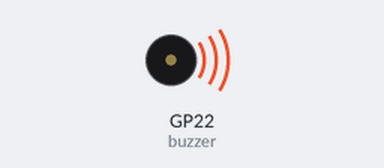
Recording of a program running on a simulated Raspberry Pi Pico running MicroPython. Shown: buzzer (waves = sounding). At 5.2 s the program stops and its outputs stay as they are.

Above: at 0.8 s.
At 5.2 s:
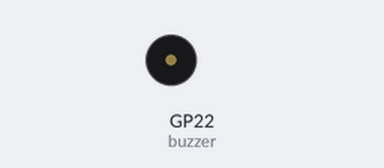
Timing chart, 0 to 6.7 s (numbered marks = the images above):
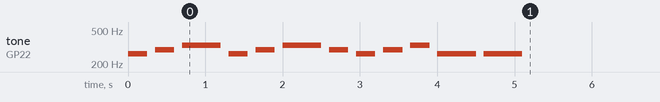

The program:

beautiful_song.py
```python
#
# beautiful_song
# Version: 1.00
# Date: 2025-05-31
# Author: Sam Linton
# Description: A simple script to play a beautiful song using a buzzer connected to a Raspberry Pi Pico.
#
# Pins
# ----
# GP22 - buzzer +
# GND  - buzzer -
#
from machine import Pin, PWM
from time import sleep

# Frequencies for musical notes
A  = 220
AS = 233
B  = 247
C  = 262
CS = 277
D  = 294
DS = 311
E  = 330
F  = 349
FS = 370
G  = 392
GS = 415

# Duty cycle for the buzzer (0-65535)
dc = 32765 # 50%
# Note durations in seconds
q = 0.25
h = 0.5

buzzer = PWM(Pin(22))
notes = [C, D, E, C, D, E, D, C, D, E, C, C]
delays = [q, q, h, q, q, h, q, q, q, q, h, h]

for i in range(len(notes)):
    buzzer.freq(notes[i])
    buzzer.duty_u16(dc)
    sleep(delays[i])
    buzzer.duty_u16(0)
    sleep(0.1)
```

Measured:
- by itself, tone on GP22 (buzzer): plays 262 Hz for 0.25 s, 294 Hz for 0.25 s, 330 Hz for 0.50 s, 262 Hz for 0.25 s, 294 Hz for 0.25 s, 330 Hz for 0.50 s … (12 notes in this stretch)
